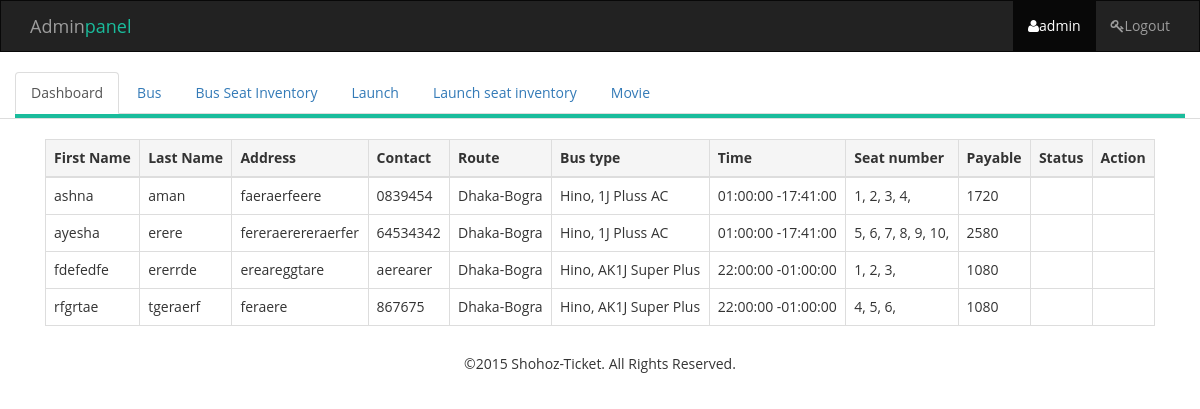
Page /admin/admin_dashboard.php (signed in) on the committed database.
### tables this page shows
CREATE TABLE `reserve_section` (
  `id` int(11) NOT NULL,
  `firstname` varchar(30) NOT NULL,
  `lastname` varchar(30) NOT NULL,
  `contact` varchar(20) NOT NULL,
  `address` varchar(100) NOT NULL,
  `seat` varchar(11) NOT NULL,
  `setnum` varchar(100) NOT NULL,
  `transaction_code` varchar(10) NOT NULL,
  `status` varchar(100) NOT NULL,
  `payable` varchar(11) NOT NULL,
  `busno` varchar(30) NOT NULL,
  `date` date NOT NULL
);

CREATE TABLE `bus_reserve` (
  `id` int(50) NOT NULL,
  `bus_name` varchar(50) NOT NULL,
  `bus_info` varchar(100) NOT NULL,
  `city_from` varchar(50) NOT NULL,
  `city_to` varchar(50) NOT NULL,
  `seat` int(100) NOT NULL,
  `fare` int(100) NOT NULL,
  `dtime` time NOT NULL,
  `arrtime` time NOT NULL,
  `dept_date` date NOT NULL,
  `arr_date` date NOT NULL
);

### session.php (called while the page is built, shortened)
<?php
$session_id=$_SESSION['user_id'];
?>

### admin/admin_dashboard.php (the view)
<?php
include_once 'header.php';
include_once '../database/config.php';
$query = "SELECT `firstname`,`lastname`,`contact`,`address`,`setnum`,`transaction_code`,`payable`,`city_from`,`city_to`,`bus_info`, `dtime`, `arrtime` FROM reserve_section INNER JOIN bus_reserve on reserve_section.busno = bus_reserve.id ";
$result = $mysqli->query($query) or trigger_error($mysqli->error."[$query]");
$row_cnt = $result->num_rows;
?>
	<div class="content-table">
		<div class="container">
			<div class="col-lg-12">
                <table class="table table-bordered">
                    <thead>
                        <tr class="active">
                            <th>First Name</th>
                            <th>Last Name</th>
                            <th>Address</th>
                            <th>Contact</th>
                            <th>Route</th>
                            <th>Bus type</th>
                            <th>Time</th>
                            <th>Seat number</th>
                            <th>Payable</th>
                            <th>Status</th>
                            <th>Action</th>
                        </tr>
                    </thead>
                    <tbody>
                        <?php if ($row_cnt>0): ?>
                        <?php while ($row_cnt = $result->fetch_assoc()) {
                            ?>
                            <tr>
                                <td><?php echo $row_cnt['firstname'] ?></td>
                                <td><?php echo $row_cnt['lastname'] ?></td>
                                <td><?php echo $row_cnt['address'] ?></td>
                                <td><?php echo $row_cnt['contact'] ?></td>
                                <td><?php echo $row_cnt['city_from']."-".$row_cnt['city_to'] ?></td>
                                <td><?php echo $row_cnt['bus_info'] ?></td>
                                <td><?php echo $row_cnt['dtime']." -".$row_cnt['arrtime'] ?></td>
                                <td><?php echo $row_cnt['setnum']; ?></td>
                                <td><?php echo $row_cnt['payable']; ?></td>
                                <td></td>
                                <td></td>
                              </tr>
                            <?php
                        } ?>
                        <?php endif ?>
                    </tbody>
                </table>
			</div>
		</div>
	</div>
<?php include_once 'footer.php'; ?>

### admin/header.php (shortened to what this page needs)
<?php
  include('../database/config.php');
    include('../session.php');
    $query = "SELECT * from admin where id ='$session_id'";
    $result = $mysqli->query($query) or die("error in session");
    $obj= $result->fetch_object();
?>
<!DOCTYPE html>
<html>
  <head>
    <link href="../css/bootstrap.min.css" rel="stylesheet">
    <link rel="stylesheet" href="../css/font-awesome.min.css">
    <link rel="stylesheet" href="../style.css">
  </head>
  <body>
  	<nav class="navbar navbar-default navbar-inverse">
  		<div class="container">
    		<div class="navbar-header">
      			<a class="navbar-brand" href="#">Admin<span class="text-green">panel</span></a>
    		</div>
    		<ul class="nav navbar-nav navbar-right">
    			<li class="active"><a href="index.html"><i class="fa fa-user"></i><?php echo $obj->username; ?></a></li>
    			<li><a href="../logout.php"><i class="fa fa-key"></i>Logout</a></li>
    		</ul>
  		</div>
	</nav>
	<div class="nav-tabs">
      <div class="container">
         <div class="row">
            <div class="col-lg-12">
               <ul class="nav nav-tabs">
              	  <li><a href="admin_dashboard.php">Dashboard</a></li>
              	  <li><a href="admin_dashboard_bus.php">Bus</a></li>
              	  <li><a href="admin_dashboard_bus_seat.php">Bus Seat Inventory</a></li>
              	  <li><a href="admin_dashboard_launch.php">Launch</a></li>
              	  <li><a href="admin_dashboard_launch_seat.php">Launch seat inventory</a></li>
              	  <li><a href="admin_dashboard_movie.php">Movie</a></li>
            	</ul>
        	</div>
         </div>
      </div>
  </div>

### style.css (style rules this page uses)
body { font-family: 'Open Sans', sans-serif; width: 100%; height: 100%; }
.navbar { border-radius: 0px; }
.text-green { color: #1abc9c; }
.nav-tabs .col-lg-12 { padding: 0px; margin: 0px; border-bottom: 4px solid #1abc9c; }
.content-table { padding-top: 20px; }

### rows in the picture
reserve_section: firstname "ashna", lastname "aman", address "faeraerfeere", contact "0839454", bus_reserve.city_from "Dhaka", bus_reserve.city_to "Bogra", bus_reserve.bus_info "Hino, 1J Pluss AC", bus_reserve.dtime "01:00:00", bus_reserve.arrtime "17:41:00", setnum "1, 2, 3, 4,", payable "1720"
reserve_section: firstname "ayesha", lastname "erere", address "fereraerereraerfer", contact "64534342", bus_reserve.city_from "Dhaka", bus_reserve.city_to "Bogra", bus_reserve.bus_info "Hino, 1J Pluss AC", bus_reserve.dtime "01:00:00", bus_reserve.arrtime "17:41:00", setnum "5, 6, 7, 8, 9, 10,", payable "2580"
reserve_section: firstname "fdefedfe", lastname "ererrde", address "ereareggtare", contact "aerearer", bus_reserve.city_from "Dhaka", bus_reserve.city_to "Bogra", bus_reserve.bus_info "Hino, AK1J Super Plus", bus_reserve.dtime "22:00:00", bus_reserve.arrtime "01:00:00", setnum "1, 2, 3,", payable "1080"
reserve_section: firstname "rfgrtae", lastname "tgeraerf", address "feraere", contact "867675", bus_reserve.city_from "Dhaka", bus_reserve.city_to "Bogra", bus_reserve.bus_info "Hino, AK1J Super Plus", bus_reserve.dtime "22:00:00", bus_reserve.arrtime "01:00:00", setnum "4, 5, 6,", payable "1080"

### other values in the picture
$obj->username "admin"
